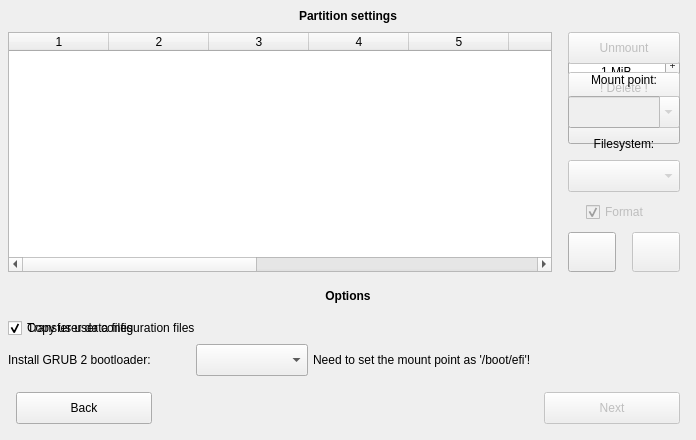
     <widget class="QWidget" name="copypanel" native="true">
      <property name="geometry">
       <rect>
        <x>1</x>
        <y>904</y>
        <width>696</width>
        <height>440</height>
       </rect>
      </property>
      <property name="autoFillBackground">
       <bool>true</bool>
      </property>
      <widget class="QLabel" name="partitionsettingstext">
       <property name="geometry">
        <rect>
         <x>0</x>
         <y>0</y>
         <width>696</width>
         <height>32</height>
        </rect>
       </property>
       <property name="font">
        <font>
         <weight>75</weight>
         <bold>true</bold>
        </font>
       </property>
       <property name="text">
        <string>Partition settings</string>
       </property>
       <property name="alignment">
        <set>Qt::AlignCenter</set>
       </property>
      </widget>
      <widget class="QLabel" name="partitionoptionstext">
       <property name="geometry">
        <rect>
         <x>0</x>
         <y>280</y>
         <width>696</width>
         <height>32</height>
        </rect>
       </property>
       <property name="font">
        <font>
         <weight>75</weight>
         <bold>true</bold>
        </font>
       </property>
       <property name="text">
        <string>Options</string>
       </property>
       <property name="alignment">
        <set>Qt::AlignCenter</set>
       </property>
      </widget>
      <widget class="chckbxevent" name="usersettingscopy">
       <property name="geometry">
        <rect>
         <x>8</x>
         <y>318</y>
         <width>246</width>
         <height>20</height>
        </rect>
       </property>
       <property name="cursor">
        <cursorShape>PointingHandCursor</cursorShape>
       </property>
       <property name="focusPolicy">
        <enum>Qt::NoFocus</enum>
       </property>
       <property name="text">
        <string>Transfer user configuration files</string>
       </property>
       <property name="tristate">
        <bool>true</bool>
       </property>
      </widget>
      <widget class="QCheckBox" name="userdatafilescopy">
       <property name="geometry">
        <rect>
         <x>8</x>
         <y>318</y>
         <width>162</width>
         <height>20</height>
        </rect>
       </property>
       <property name="cursor">
        <cursorShape>PointingHandCursor</cursorShape>
       </property>
       <property name="focusPolicy">
        <enum>Qt::NoFocus</enum>
       </property>
       <property name="text">
        <string>Copy user data files</string>
       </property>
       <property name="checked">
        <bool>true</bool>
       </property>
      </widget>
      <widget class="QComboBox" name="grubinstallcopy">
       <property name="geometry">
        <rect>
         <x>196</x>
         <y>344</y>
         <width>112</width>
         <height>32</height>
        </rect>
       </property>
       <property name="minimumSize">
        <size>
         <width>112</width>
         <height>32</height>
        </size>
       </property>
       <property name="cursor">
        <cursorShape>PointingHandCursor</cursorShape>
       </property>
       <property name="focusPolicy">
        <enum>Qt::NoFocus</enum>
       </property>
      </widget>
      <widget class="QLabel" name="grubinstalltext">
       <property name="geometry">
        <rect>
         <x>8</x>
         <y>344</y>
         <width>183</width>
         <height>32</height>
        </rect>
       </property>
       <property name="text">
        <string>Install GRUB 2 bootloader:</string>
       </property>
      </widget>
      <widget class="QPushButton" name="copyback">
       <property name="geometry">
        <rect>
         <x>16</x>
         <y>392</y>
         <width>136</width>
         <height>32</height>
        </rect>
       </property>
       <property name="cursor">
        <cursorShape>PointingHandCursor</cursorShape>
       </property>
       <property name="text">
        <string>Back</string>
       </property>
       <property name="icon">
        <iconset resource="pictures.qrc">
         <normaloff>:/pictures/back.png</normaloff>:/pictures/back.png</iconset>
       </property>
       <property name="iconSize">
        <size>
         <width>13</width>
         <height>13</height>
        </size>
       </property>
      </widget>
      <widget class="QPushButton" name="copynext">
       <property name="enabled">
        <bool>false</bool>
       </property>
       <property name="geometry">
        <rect>
         <x>544</x>
         <y>392</y>
         <width>136</width>
         <height>32</height>
        </rect>
       </property>
       <property name="cursor">
        <cursorShape>PointingHandCursor</cursorShape>
       </property>
       <property name="focusPolicy">
        <enum>Qt::NoFocus</enum>
       </property>
       <property name="text">
        <string>Next</string>
       </property>
       <property name="icon">
        <iconset resource="pictures.qrc">
         <normaloff>:/pictures/next.png</normaloff>:/pictures/next.png</iconset>
       </property>
       <property name="iconSize">
        <size>
         <width>13</width>
         <height>13</height>
        </size>
       </property>
      </widget>
      <widget class="QComboBox" name="grubinstallcopydisable">
       <property name="enabled">
        <bool>false</bool>
       </property>
       <property name="geometry">
        <rect>
         <x>196</x>
         <y>344</y>
         <width>112</width>
         <height>32</height>
        </rect>
       </property>
       <property name="minimumSize">
        <size>
         <width>112</width>
         <height>32</height>
        </size>
       </property>
       <property name="cursor">
        <cursorShape>PointingHandCursor</cursorShape>
       </property>
       <property name="focusPolicy">
        <enum>Qt::NoFocus</enum>
       </property>
       <property name="sizeAdjustPolicy">
        <enum>QComboBox::AdjustToContents</enum>
       </property>
      </widget>
      <widget class="tblwdgtevent" name="partitionsettings">
       <property name="geometry">
        <rect>
         <x>8</x>
         <y>32</y>
         <width>544</width>
         <height>240</height>
        </rect>
       </property>
       <property name="focusPolicy">
        <enum>Qt::ClickFocus</enum>
       </property>
       <property name="editTriggers">
        <set>QAbstractItemView::NoEditTriggers</set>
       </property>
       <property name="tabKeyNavigation">
        <bool>false</bool>
       </property>
       <property name="showDropIndicator" stdset="0">
        <bool>false</bool>
       </property>
       <property name="dragDropOverwriteMode">
        <bool>false</bool>
       </property>
       <property name="selectionMode">
        <enum>QAbstractItemView::SingleSelection</enum>
       </property>
       <property name="selectionBehavior">
        <enum>QAbstractItemView::SelectRows</enum>
       </property>
       <property name="showGrid">
        <bool>false</bool>
       </property>
       <property name="wordWrap">
        <bool>false</bool>
       </property>
       <property name="cornerButtonEnabled">
        <bool>false</bool>
       </property>
       <property name="columnCount">
        <number>11</number>
       </property>
       <attribute name="horizontalHeaderHighlightSections">
        <bool>false</bool>
       </attribute>
       <attribute name="horizontalHeaderMinimumSectionSize">
        <number>10</number>
       </attribute>
       <attribute name="horizontalHeaderStretchLastSection">
        <bool>true</bool>
       </attribute>
       <attribute name="verticalHeaderVisible">
        <bool>false</bool>
       </attribute>
       <attribute name="verticalHeaderDefaultSectionSize">
        <number>20</number>
       </attribute>
       <attribute name="verticalHeaderHighlightSections">
        <bool>false</bool>
       </attribute>
       <attribute name="verticalHeaderMinimumSectionSize">
        <number>20</number>
       </attribute>
       <column/>
       <column/>
       <column/>
       <column/>
       <column/>
       <column/>
       <column/>
       <column/>
       <column/>
       <column/>
       <column/>
      </widget>
      <widget class="lblevent" name="copyresize">
       <property name="geometry">
        <rect>
         <x>686</x>
         <y>430</y>
         <width>10</width>
         <height>10</height>
        </rect>
       </property>
       <property name="cursor">
        <cursorShape>PointingHandCursor</cursorShape>
       </property>
       <property name="pixmap">
        <pixmap resource="pictures.qrc">:/pictures/resize.png</pixmap>
       </property>
       <property name="scaledContents">
        <bool>true</bool>
       </property>
       <property name="alignment">
        <set>Qt::AlignCenter</set>
       </property>
      </widget>
      <widget class="QWidget" name="copycover" native="true">
       <property name="geometry">
        <rect>
         <x>5</x>
         <y>5</y>
         <width>686</width>
         <height>430</height>
        </rect>
       </property>
      </widget>
      <widget class="QWidget" name="partitionsettingspanel1" native="true">
       <property name="geometry">
        <rect>
         <x>552</x>
         <y>32</y>
         <width>144</width>
         <height>240</height>
        </rect>
       </property>
       <widget class="QCheckBox" name="format">
        <property name="enabled">
         <bool>false</bool>
        </property>
        <property name="geometry">
         <rect>
          <x>34</x>
          <y>170</y>
          <width>81</width>
          <height>20</height>
         </rect>
        </property>
        <property name="cursor">
         <cursorShape>PointingHandCursor</cursorShape>
        </property>
        <property name="focusPolicy">
         <enum>Qt::NoFocus</enum>
        </property>
        <property name="text">
         <string>Format</string>
        </property>
        <property name="checked">
         <bool>true</bool>
        </property>
       </widget>
       <widget class="QPushButton" name="partitionrefresh">
        <property name="geometry">
         <rect>
          <x>16</x>
          <y>200</y>
          <width>48</width>
          <height>40</height>
         </rect>
        </property>
        <property name="cursor">
         <cursorShape>PointingHandCursor</cursorShape>
        </property>
        <property name="focusPolicy">
         <enum>Qt::NoFocus</enum>
        </property>
        <property name="toolTip">
         <string>Reset partitions settings</string>
        </property>
        <property name="icon">
         <iconset resource="pictures.qrc">
          <normaloff>:/pictures/refresh.png</normaloff>:/pictures/refresh.png</iconset>
        </property>
        <property name="iconSize">
         <size>
          <width>23</width>
          <height>23</height>
         </size>
        </property>
       </widget>
       <widget class="bttnevent" name="unmountdelete">
        <property name="enabled">
         <bool>false</bool>
        </property>
        <property name="geometry">
         <rect>
          <x>16</x>
          <y>0</y>
          <width>112</width>
          <height>32</height>
         </rect>
        </property>
        <property name="cursor">
         <cursorShape>PointingHandCursor</cursorShape>
        </property>
        <property name="focusPolicy">
         <enum>Qt::NoFocus</enum>
        </property>
        <property name="text">
         <string>Unmount</string>
        </property>
        <property name="iconSize">
         <size>
          <width>13</width>
          <height>13</height>
         </size>
        </property>
       </widget>
       <widget class="QComboBox" name="filesystem">
        <property name="enabled">
         <bool>false</bool>
        </property>
        <property name="geometry">
         <rect>
          <x>16</x>
          <y>128</y>
          <width>112</width>
          <height>32</height>
         </rect>
        </property>
        <property name="cursor">
         <cursorShape>PointingHandCursor</cursorShape>
        </property>
        <property name="focusPolicy">
         <enum>Qt::NoFocus</enum>
        </property>
       </widget>
       <widget class="QPushButton" name="changepartition">
        <property name="enabled">
         <bool>false</bool>
        </property>
        <property name="geometry">
         <rect>
          <x>80</x>
          <y>200</y>
          <width>48</width>
          <height>40</height>
         </rect>
        </property>
        <property name="cursor">
         <cursorShape>PointingHandCursor</cursorShape>
        </property>
        <property name="focusPolicy">
         <enum>Qt::NoFocus</enum>
        </property>
        <property name="toolTip">
         <string>Change partition settings</string>
        </property>
        <property name="text">
         <string/>
        </property>
        <property name="icon">
         <iconset resource="pictures.qrc">
          <normaloff>:/pictures/leftgreenarrow.png</normaloff>:/pictures/leftgreenarrow.png</iconset>
        </property>
        <property name="iconSize">
         <size>
          <width>24</width>
          <height>22</height>
         </size>
        </property>
       </widget>
       <widget class="QLabel" name="label_40">
        <property name="geometry">
         <rect>
          <x>0</x>
          <y>96</y>
          <width>144</width>
          <height>32</height>
         </rect>
        </property>
        <property name="text">
         <string>Filesystem:</string>
        </property>
        <property name="alignment">
         <set>Qt::AlignCenter</set>
        </property>
       </widget>
       <widget class="QComboBox" name="mountpoint">
        <property name="enabled">
         <bool>false</bool>
        </property>
        <property name="geometry">
         <rect>
          <x>16</x>
          <y>64</y>
          <width>112</width>
          <height>32</height>
         </rect>
        </property>
        <property name="cursor">
         <cursorShape>PointingHandCursor</cursorShape>
        </property>
        <property name="focusPolicy">
         <enum>Qt::ClickFocus</enum>
        </property>
        <property name="editable">
         <bool>true</bool>
        </property>
       </widget>
       <widget class="QLabel" name="label_39">
        <property name="geometry">
         <rect>
          <x>0</x>
          <y>32</y>
          <width>144</width>
          <height>32</height>
         </rect>
        </property>
        <property name="text">
         <string>Mount point:</string>
        </property>
        <property name="alignment">
         <set>Qt::AlignCenter</set>
        </property>
       </widget>
      </widget>
      <widget class="QWidget" name="partitionsettingspanel2" native="true">
       <property name="geometry">
        <rect>
         <x>552</x>
         <y>32</y>
         <width>144</width>
         <height>240</height>
        </rect>
       </property>
       <widget class="QPushButton" name="partitionrefresh2">
        <property name="geometry">
         <rect>
          <x>16</x>
          <y>80</y>
          <width>112</width>
          <height>32</height>
         </rect>
        </property>
        <property name="cursor">
         <cursorShape>PointingHandCursor</cursorShape>
        </property>
        <property name="focusPolicy">
         <enum>Qt::NoFocus</enum>
        </property>
        <property name="toolTip">
         <string>Reset partitions settings</string>
        </property>
        <property name="text">
         <string/>
        </property>
        <property name="icon">
         <iconset resource="pictures.qrc">
          <normaloff>:/pictures/refresh.png</normaloff>:/pictures/refresh.png</iconset>
        </property>
        <property name="iconSize">
         <size>
          <width>20</width>
          <height>20</height>
         </size>
        </property>
       </widget>
       <widget class="QPushButton" name="partitiondelete">
        <property name="enabled">
         <bool>false</bool>
        </property>
        <property name="geometry">
         <rect>
          <x>16</x>
          <y>40</y>
          <width>112</width>
          <height>32</height>
         </rect>
        </property>
        <property name="cursor">
         <cursorShape>PointingHandCursor</cursorShape>
        </property>
        <property name="focusPolicy">
         <enum>Qt::NoFocus</enum>
        </property>
        <property name="styleSheet">
         <string notr="true">QPushButton:enabled{color: red}</string>
        </property>
        <property name="text">
         <string>! Delete !</string>
        </property>
        <property name="iconSize">
         <size>
          <width>13</width>
          <height>13</height>
         </size>
        </property>
       </widget>
       <widget class="QPushButton" name="unmount">
        <property name="enabled">
         <bool>false</bool>
        </property>
        <property name="geometry">
         <rect>
          <x>16</x>
          <y>0</y>
          <width>112</width>
          <height>32</height>
         </rect>
        </property>
        <property name="cursor">
         <cursorShape>PointingHandCursor</cursorShape>
        </property>
        <property name="focusPolicy">
         <enum>Qt::NoFocus</enum>
        </property>
        <property name="text">
         <string>Unmount</string>
        </property>
        <property name="iconSize">
         <size>
          <width>13</width>
          <height>13</height>
         </size>
        </property>
       </widget>
      </widget>
      <widget class="QWidget" name="partitionsettingspanel3" native="true">
       <property name="geometry">
        <rect>
         <x>552</x>
         <y>32</y>
         <width>144</width>
         <height>240</height>
        </rect>
       </property>
       <widget class="QPushButton" name="newpartition">
        <property name="geometry">
         <rect>
          <x>80</x>
          <y>64</y>
          <width>48</width>
          <height>40</height>
         </rect>
        </property>
        <property name="cursor">
         <cursorShape>PointingHandCursor</cursorShape>
        </property>
        <property name="focusPolicy">
         <enum>Qt::NoFocus</enum>
        </property>
        <property name="toolTip">
         <string>Add new partition</string>
        </property>
        <property name="text">
         <string/>
        </property>
        <property name="icon">
         <iconset resource="pictures.qrc">
          <normaloff>:/pictures/leftgreenarrow.png</normaloff>:/pictures/leftgreenarrow.png</iconset>
        </property>
        <property name="iconSize">
         <size>
          <width>24</width>
          <height>22</height>
         </size>
        </property>
       </widget>
       <widget class="QPushButton" name="partitionrefresh3">
        <property name="geometry">
         <rect>
          <x>16</x>
          <y>64</y>
          <width>48</width>
          <height>40</height>
         </rect>
        </property>
        <property name="cursor">
         <cursorShape>PointingHandCursor</cursorShape>
        </property>
        <property name="focusPolicy">
         <enum>Qt::NoFocus</enum>
        </property>
        <property name="toolTip">
         <string>Reset partitions settings</string>
        </property>
        <property name="text">
         <string/>
        </property>
        <property name="icon">
         <iconset resource="pictures.qrc">
          <normaloff>:/pictures/refresh.png</normaloff>:/pictures/refresh.png</iconset>
        </property>
        <property name="iconSize">
         <size>
          <width>23</width>
          <height>23</height>
         </size>
        </property>
       </widget>
       <widget class="QLabel" name="label_42">
        <property name="geometry">
         <rect>
          <x>0</x>
          <y>0</y>
          <width>144</width>
          <height>24</height>
         </rect>
        </property>
        <property name="text">
         <string>Create new:</string>
        </property>
        <property name="alignment">
         <set>Qt::AlignHCenter|Qt::AlignTop</set>
        </property>
       </widget>
       <widget class="QSpinBox" name="partitionsize">
        <property name="geometry">
         <rect>
          <x>16</x>
          <y>24</y>
          <width>112</width>
          <height>32</height>
         </rect>
        </property>
        <property name="focusPolicy">
         <enum>Qt::ClickFocus</enum>
        </property>
        <property name="alignment">
         <set>Qt::AlignCenter</set>
        </property>
        <property name="buttonSymbols">
         <enum>QAbstractSpinBox::PlusMinus</enum>
        </property>
        <property name="accelerated">
         <bool>true</bool>
        </property>
        <property name="suffix">
         <string notr="true"> MiB</string>
        </property>
        <property name="minimum">
         <number>1</number>
        </property>
       </widget>
      </widget>
      <widget class="QLabel" name="efiwarning">
       <property name="geometry">
        <rect>
         <x>313</x>
         <y>340</y>
         <width>375</width>
         <height>40</height>
        </rect>
       </property>
       <property name="text">
        <string>Need to set the mount point as '/boot/efi'!</string>
       </property>
       <property name="wordWrap">
        <bool>true</bool>
       </property>
      </widget>
      <zorder>efiwarning</zorder>
      <zorder>partitionsettingspanel3</zorder>
      <zorder>partitionsettingspanel2</zorder>
      <zorder>grubinstallcopydisable</zorder>
      <zorder>partitionsettingstext</zorder>
      <zorder>partitionoptionstext</zorder>
      <zorder>usersettingscopy</zorder>
      <zorder>userdatafilescopy</zorder>
      <zorder>grubinstallcopy</zorder>
      <zorder>grubinstalltext</zorder>
      <zorder>copyback</zorder>
      <zorder>copynext</zorder>
      <zorder>partitionsettings</zorder>
      <zorder>partitionsettingspanel1</zorder>
      <zorder>copycover</zorder>
      <zorder>copyresize</zorder>
     </widget>
